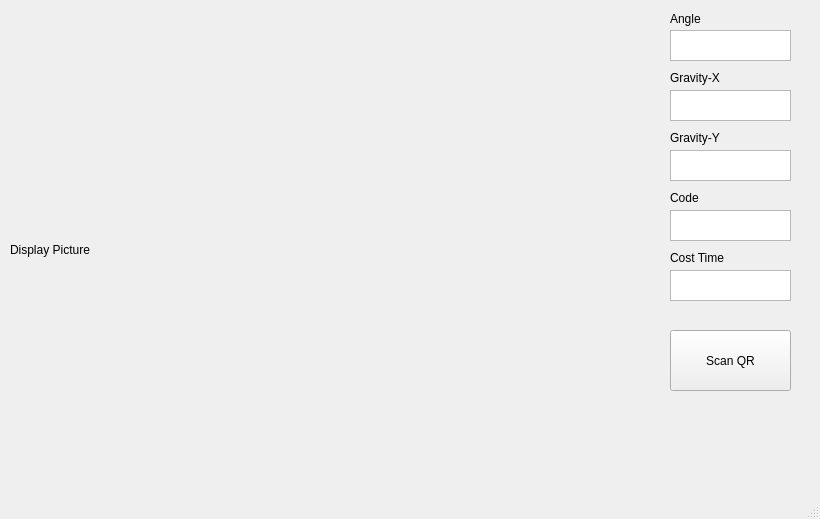
<?xml version="1.0" encoding="UTF-8"?>
<ui version="4.0">
 <class>MainWindow</class>
 <widget class="QMainWindow" name="MainWindow">
  <property name="geometry">
   <rect>
    <x>0</x>
    <y>0</y>
    <width>820</width>
    <height>519</height>
   </rect>
  </property>
  <property name="windowTitle">
   <string>QR Scanner Ver 1.0.0.1</string>
  </property>
  <widget class="QWidget" name="centralWidget">
   <widget class="QLabel" name="lbPic">
    <property name="geometry">
     <rect>
      <x>10</x>
      <y>10</y>
      <width>640</width>
      <height>480</height>
     </rect>
    </property>
    <property name="text">
     <string>Display Picture</string>
    </property>
   </widget>
   <widget class="QLabel" name="label_2">
    <property name="geometry">
     <rect>
      <x>670</x>
      <y>10</y>
      <width>41</width>
      <height>17</height>
     </rect>
    </property>
    <property name="text">
     <string>Angle</string>
    </property>
   </widget>
   <widget class="QTextEdit" name="txdAngle">
    <property name="geometry">
     <rect>
      <x>670</x>
      <y>30</y>
      <width>121</width>
      <height>31</height>
     </rect>
    </property>
   </widget>
   <widget class="QTextEdit" name="txdGravityX">
    <property name="geometry">
     <rect>
      <x>670</x>
      <y>90</y>
      <width>121</width>
      <height>31</height>
     </rect>
    </property>
   </widget>
   <widget class="QLabel" name="label_3">
    <property name="geometry">
     <rect>
      <x>670</x>
      <y>70</y>
      <width>71</width>
      <height>16</height>
     </rect>
    </property>
    <property name="text">
     <string>Gravity-X</string>
    </property>
   </widget>
   <widget class="QLabel" name="label_4">
    <property name="geometry">
     <rect>
      <x>670</x>
      <y>130</y>
      <width>71</width>
      <height>16</height>
     </rect>
    </property>
    <property name="text">
     <string>Gravity-Y</string>
    </property>
   </widget>
   <widget class="QLabel" name="label_5">
    <property name="geometry">
     <rect>
      <x>670</x>
      <y>190</y>
      <width>71</width>
      <height>16</height>
     </rect>
    </property>
    <property name="text">
     <string>Code</string>
    </property>
   </widget>
   <widget class="QTextEdit" name="txdGravityY">
    <property name="geometry">
     <rect>
      <x>670</x>
      <y>150</y>
      <width>121</width>
      <height>31</height>
     </rect>
    </property>
   </widget>
   <widget class="QTextEdit" name="txdCode">
    <property name="geometry">
     <rect>
      <x>670</x>
      <y>210</y>
      <width>121</width>
      <height>31</height>
     </rect>
    </property>
   </widget>
   <widget class="QLabel" name="label_6">
    <property name="geometry">
     <rect>
      <x>670</x>
      <y>250</y>
      <width>71</width>
      <height>16</height>
     </rect>
    </property>
    <property name="text">
     <string>Cost Time</string>
    </property>
   </widget>
   <widget class="QTextEdit" name="txdCostTime">
    <property name="geometry">
     <rect>
      <x>670</x>
      <y>270</y>
      <width>121</width>
      <height>31</height>
     </rect>
    </property>
   </widget>
   <widget class="QPushButton" name="btnTakePic">
    <property name="geometry">
     <rect>
      <x>670</x>
      <y>330</y>
      <width>121</width>
      <height>61</height>
     </rect>
    </property>
    <property name="text">
     <string>Scan QR</string>
    </property>
   </widget>
  </widget>
  <widget class="QStatusBar" name="statusBar"/>
 </widget>
 <layoutdefault spacing="6" margin="11"/>
 <resources/>
 <connections/>
</ui>
